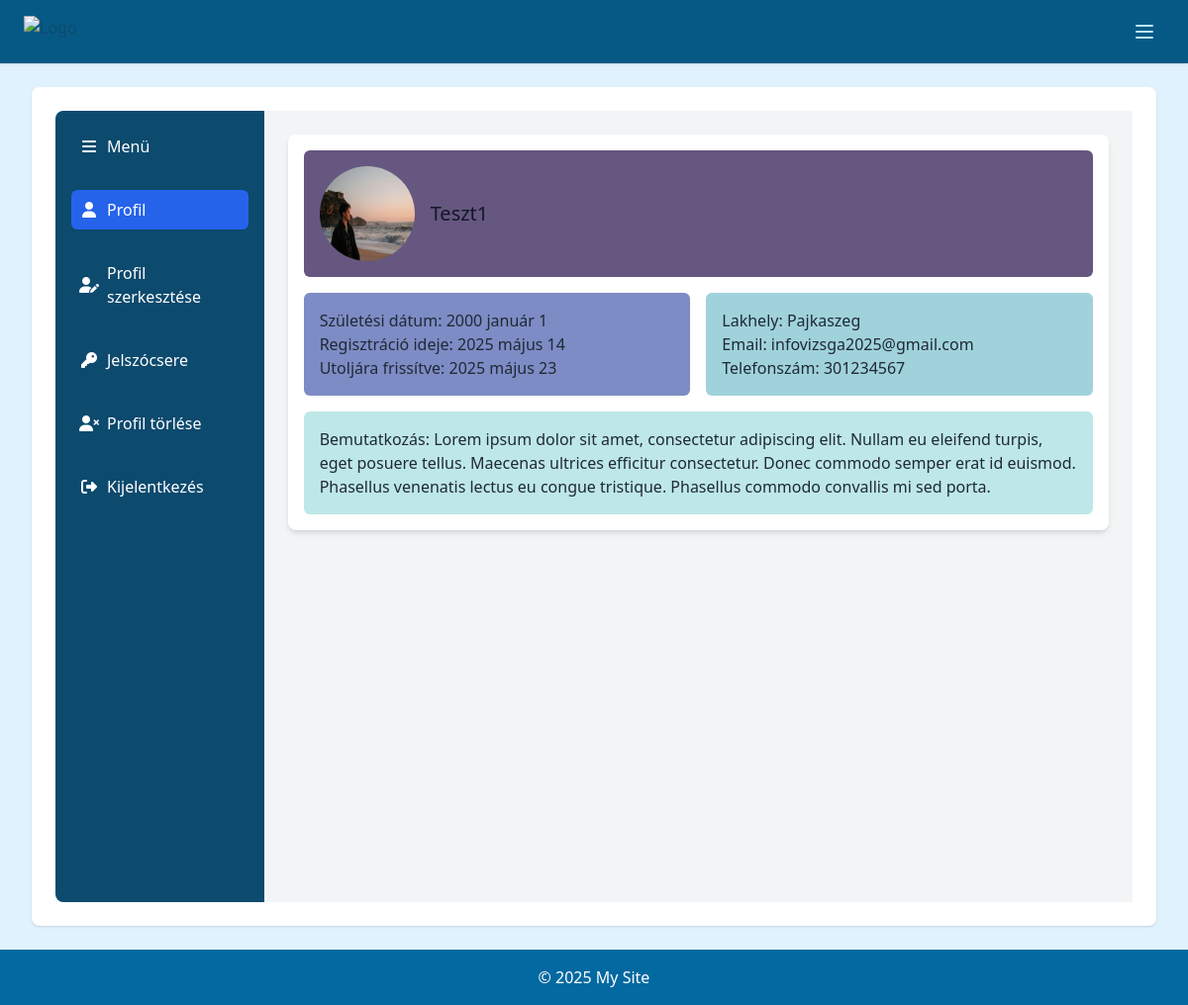
Screenshot of /profile/ (signed in) with the database file from the repository.
### accounts/models.py (models this page shows, shortened)
class Profile(models.Model):
    user = models.OneToOneField(User, on_delete=models.CASCADE)
    bio = models.TextField(max_length=500, blank=True)
    location = models.CharField(max_length=30, blank=True)
    birth_date = models.DateField(null=True, blank=True)
    profile_picture = models.ImageField(upload_to='profile_pics/', default='profile_pics/default.jpg', blank=True, null=True)
    phone_number = models.CharField(max_length=15, blank=True)
    updated_at = models.DateTimeField(auto_now=True)  # Automatikus frissítés
    email_token = models.CharField(
        max_length=36,
        unique=True,
        default=generate_uuid_str,
        editable=False,
        null=True)
    email_token_expires = models.DateTimeField(null=True, blank=True)
    email_verified = models.BooleanField(default=False)
    pending_email = models.EmailField(blank=True, null=True)
    email_token_used = models.BooleanField(default=False)  # Új mező

### accounts/views/profile_views.py (the view)
# urls.py: path('profile/', profile, name='profile'),
@login_required
def profile(request):
    profile = get_object_or_404(Profile, user=request.user)
    return render(request, 'profile/profile.html', {'profile': profile})

### accounts/context_processors.py (called while the page is built)
def profile_context(request):
    if request.user.is_authenticated:
        profile = Profile.objects.filter(user=request.user).first()
        return {'profile': profile}
    return {}

### accounts/templates/profile/profile.html (shortened to what this page needs)
{% extends 'profile_base.html' %}
{% block profile_content %}
    <div class="profile-container mx-auto p-4 bg-white shadow-md rounded-lg">
        <div class=" grid grid-cols-1 md:grid-cols-2 gap-4">
            <div class="bg-ultraViolet p-4 rounded-md md:col-span-2 flex items-center space-x-4">
            <img src="{{ profile.profile_picture.url }}" alt="Profile Picture" class="w-24 h-24 rounded-full">
            <h2 class="text-xl">
                {% if profile.user.first_name %}
                    {{ profile.user.first_name }} {{ profile.user.last_name }}
                {% else %}
                    {{ profile.user.username }}
                {% endif %}
            </h2>
        </div>
            <div class="bg-glaucous p-4 rounded-md">
                <p class="text-gray-800">Születési dátum: {{ profile.birth_date|date:"Y F j" }}</p>
                <p class="text-gray-800">Regisztráció ideje: {{ profile.user.date_joined|date:"Y F j" }}</p>
                <p class="text-gray-800">Utoljára frissítve: {{ profile.updated_at|date:"Y F j" }}</p>
            </div>
            <div class="bg-nonphotoBlue p-4 rounded-md">
                <p class="text-gray-800">Lakhely: {{ profile.location }}</p>
                <p class="text-gray-800">Email: {{ user.email }}</p>
                <p class="text-gray-800">Telefonszám: {{ profile.phone_number }}</p>
            </div>
            <div class="bg-mintGreen p-4 rounded-md md:col-span-2">
                <p class="text-gray-800 break-words whitespace-pre-wrap">Bemutatkozás: {{ profile.bio }}</p>
            </div>
        </div>
    </div>
{% endblock %}

### rows the page displays
Profile: profile_picture (picture), user.username "Teszt1", birth_date "2000 január 1", user.date_joined "2025 május 14", updated_at "2025 május 23", location "Pajkaszeg", phone_number "301234567", bio "Lorem ipsum dolor sit amet, consectetur adipiscing elit. Nullam eu eleifend turpis, eget posuere tellus. Maecenas ultrices efficitur consectetur. Donec commodo semper erat id euismod. Phasellus venenatis lectus eu congue tristique. Phasellus commodo convallis mi sed porta."

### other values shown
{{ user.email }} "infovizsga2025@gmail.com"
